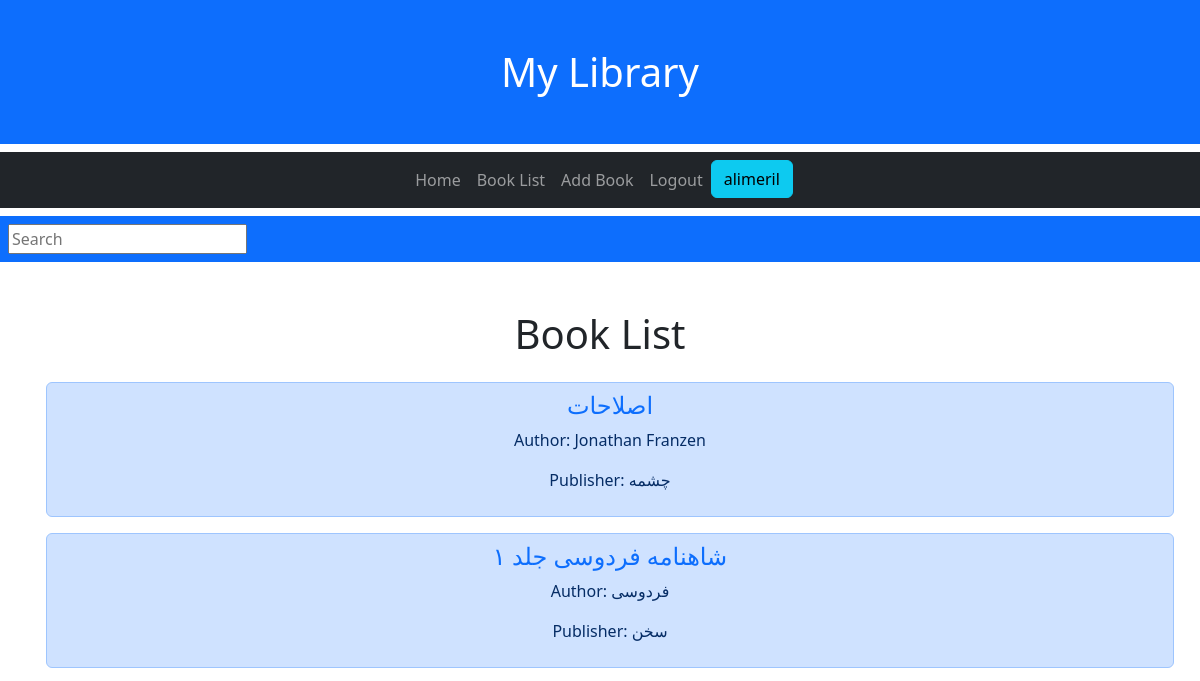
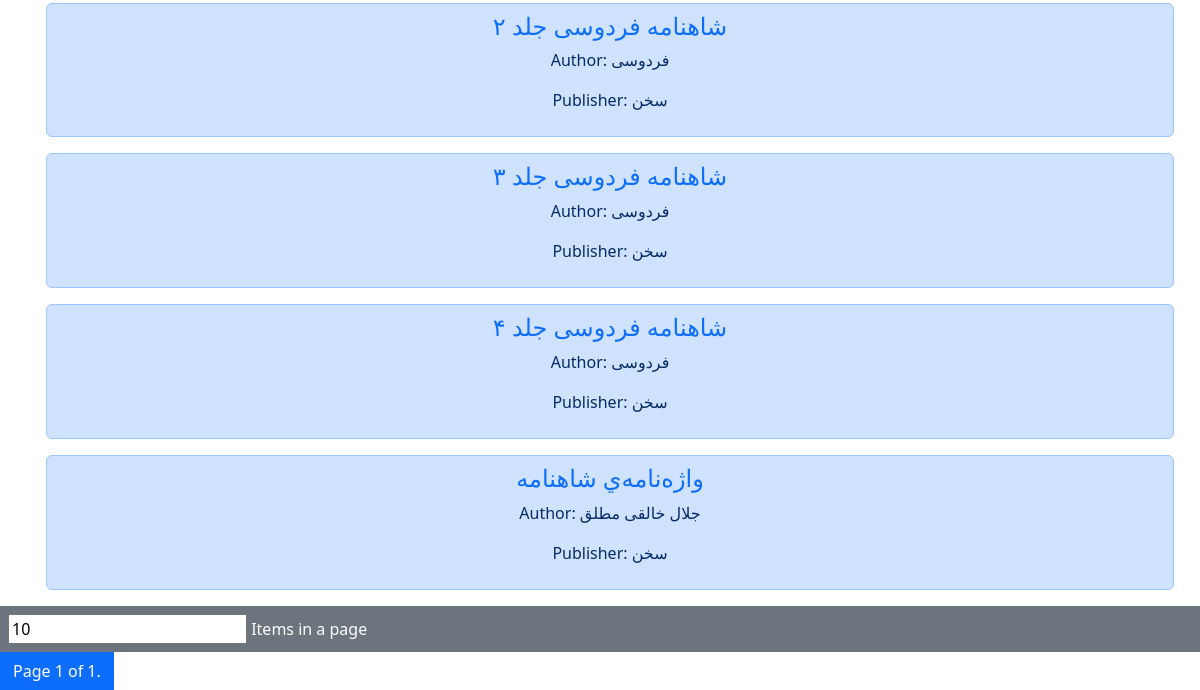
/ListPage/ (signed in), run on an earlier commit of the app's database (2 pictures, top to bottom).
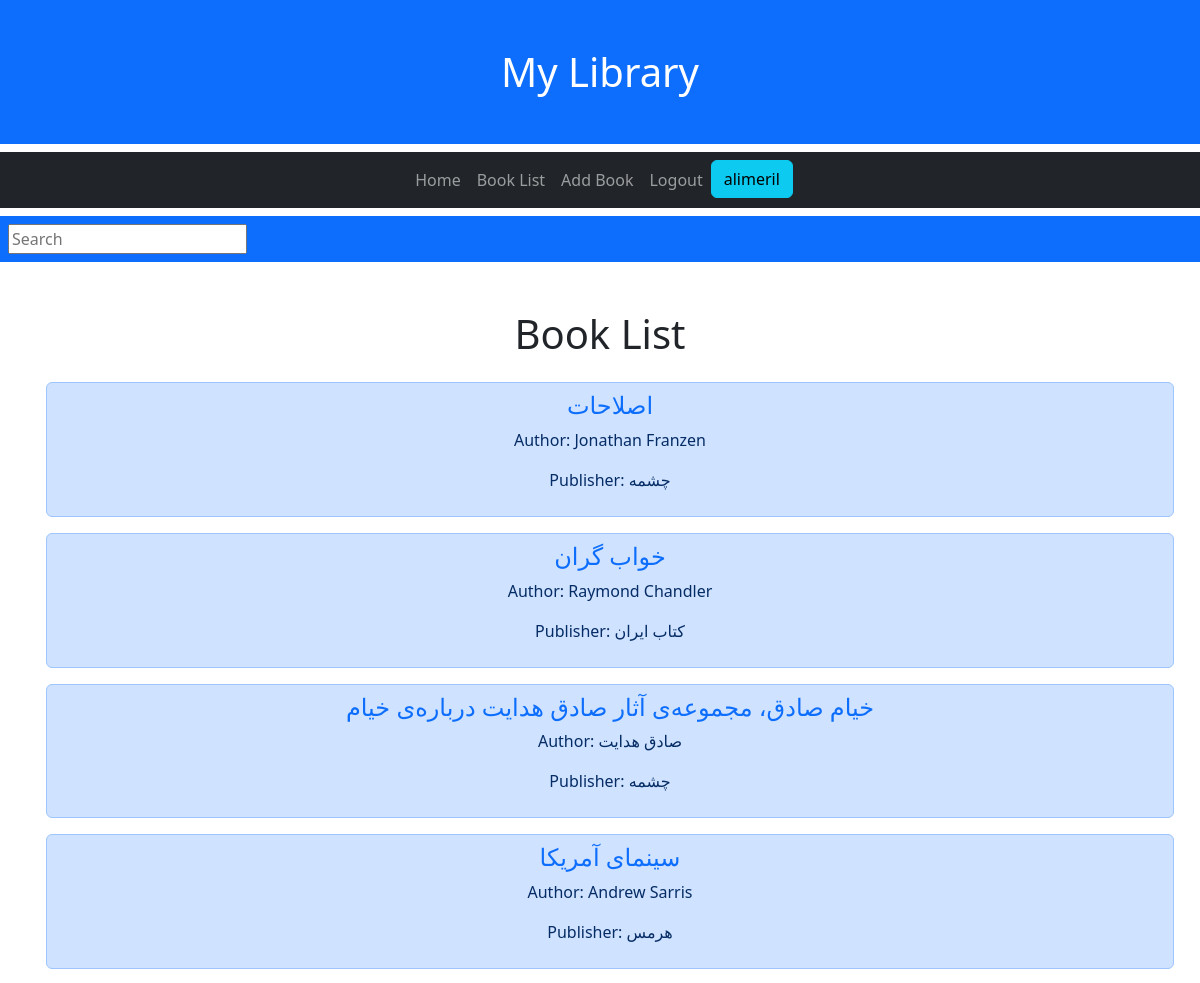
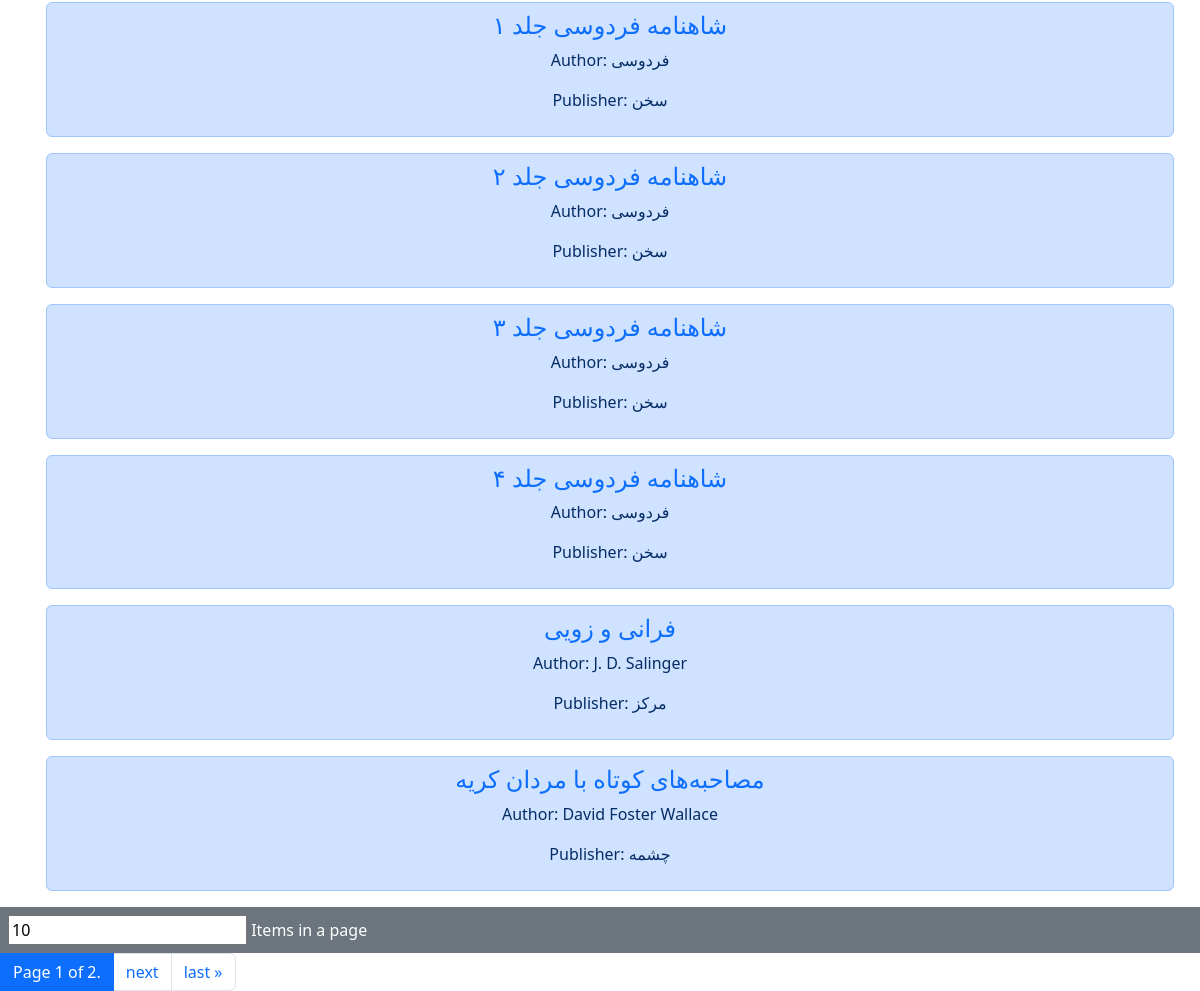
And on a later commit of the database (2 pictures, top to bottom).
### library/models.py (models this page shows, shortened)
class Book(models.Model):
    user = models.ForeignKey(settings.AUTH_USER_MODEL, on_delete=models.CASCADE)
    title = models.CharField(max_length=100)
    author_name = models.CharField('Author Name',max_length=50, null = True, blank=True)
    author_surname = models.CharField('Author Surname',max_length=50)
    publisher = models.CharField(max_length=50, null=True, blank=True)
    genre = models.CharField(
        max_length = 20,
        choices = GENRE_CHOICES,
        default = 'Literature'
    )
    description = models.TextField(max_length=500, null=True, blank=True)
    created = models.DateTimeField(auto_now_add=True)
    borrowed = models.BooleanField(default=False)
    class Meta:
        ordering = ['title']

### library/views.py (the view)
# urls.py: path('ListPage/', views.ListPage.as_view(), name = 'ListPage'),
class ListPage(LoginRequiredMixin, generic.ListView):
    template_name = "library/booklist.html"
    context_object_name = 'book_list'
    paginate_by = 10
    def get_queryset(self):
        q = self.request.GET.get('q') if self.request.GET.get('q') != None else ""
        p = int(self.request.GET.get('p')) if self.request.GET.get('p') != None else self.paginate_by
        self.paginate_by = p
        book_list = Book.objects.filter(
            Q(user = self.request.user) &
            (
                Q(title__icontains = q) |
                Q(author_surname__icontains = q) |
                Q(genre__icontains = q) |
                Q(publisher__icontains = q) |
                Q(description__icontains = q)
            )
        ).values()
        return book_list
    def get_context_data(self, *args, **kwargs):
        context = super(ListPage,self).get_context_data(*args,**kwargs)
        q = self.request.GET.get('q') if self.request.GET.get('q') != None else ""
        p = int(self.request.GET.get('p')) if self.request.GET.get('p') != None else self.paginate_by
        context['query'] = q
        context['pagination'] = p
        return context

### library/templates/library/booklist.html (shortened to what this page needs)
{% extends "library/master.html" %}
{% block content %}
<form class="pt-2" method = "GET" action = "{% url 'library:ListPage' %}">
    <div class="container-fluid p-2 bg-primary">
        <input type = "text" name="q" placeholder="Search" value="{{query}}">
    </div>
</form>
<h1 class=".container-fluid text-center pt-5">Book List</h1>
<ul>
    {% for book in book_list %}
        <div class="container pt-3 list-group text-center" >
            <li class="list-group-item list-group-item-primary"><h4><a class="text-decoration-none" href = "{% url 'library:detail' book.id %}">{{book.title}}</a></h4>
            {% if book.author_name == null %}
                <p>Author: {{book.author_surname}}</p>
                <p> Publisher: {{book.publisher}}</p>
            {% else %}
                <p>Author: {{book.author_name}} {{book.author_surname}}</p>
                <p> Publisher: {{book.publisher}}</p>
            {% endif %}
            </li>
        </div>
    {% endfor %}
</ul>
<form method = "GET" action = "{% url 'library:ListPage' %}">
    <div class="container-fluid p-2 text-bg-secondary">
        <input type = "number" name="p" placeholder="5" min="1" value="{{pagination}}">
        <label for="p">Items in a page</label>
    </div>
</form>
<div class="pagination">
    <li class="step-links">
        <span class="current page-link active">
            Page {{ page_obj.number }} of {{ page_obj.paginator.num_pages }}.
        </span>
        {% if page_obj.has_next %}
            <li class="page-item"><a class="page-link" href="?q={{query}}&p={{pagination}}&page={{ page_obj.next_page_number }}">next</a></li>
            <li class="page-item"><a class="page-link" href="?q={{query}}&p={{pagination}}&page={{ page_obj.paginator.num_pages }}">last &raquo;</a></li>
        {% endif %}
</div>
{% endblock %}

What changed in the data, as far as the page shows it:
no longer on this page (row unchanged): Book: title "واژه‌نامه‌ي شاهنامه", author_name "جلال", author_surname "خالقی مطلق", publisher "سخن"
added Book: title "خواب گران", author_name "Raymond", author_surname "Chandler", publisher "کتاب ایران"
added Book: title "خیام صادق، مجموعه‌ی آثار صادق هدایت درباره‌ی خیام", author_name "صادق", author_surname "هدایت", publisher "چشمه"
added Book: title "سینمای آمریکا", author_name "Andrew", author_surname "Sarris", publisher "هرمس"
added Book: title "فرانی و زویی", author_name "J. D.", author_surname "Salinger", publisher "مرکز"
added Book: title "مصاحبه‌های کوتاه با مردان کریه", author_name "David", author_surname "Foster Wallace", publisher "چشمه"
Also different on the page:
{{ page_obj.paginator.num_pages }}: "1" → "2"
text now shown: "next last »"
